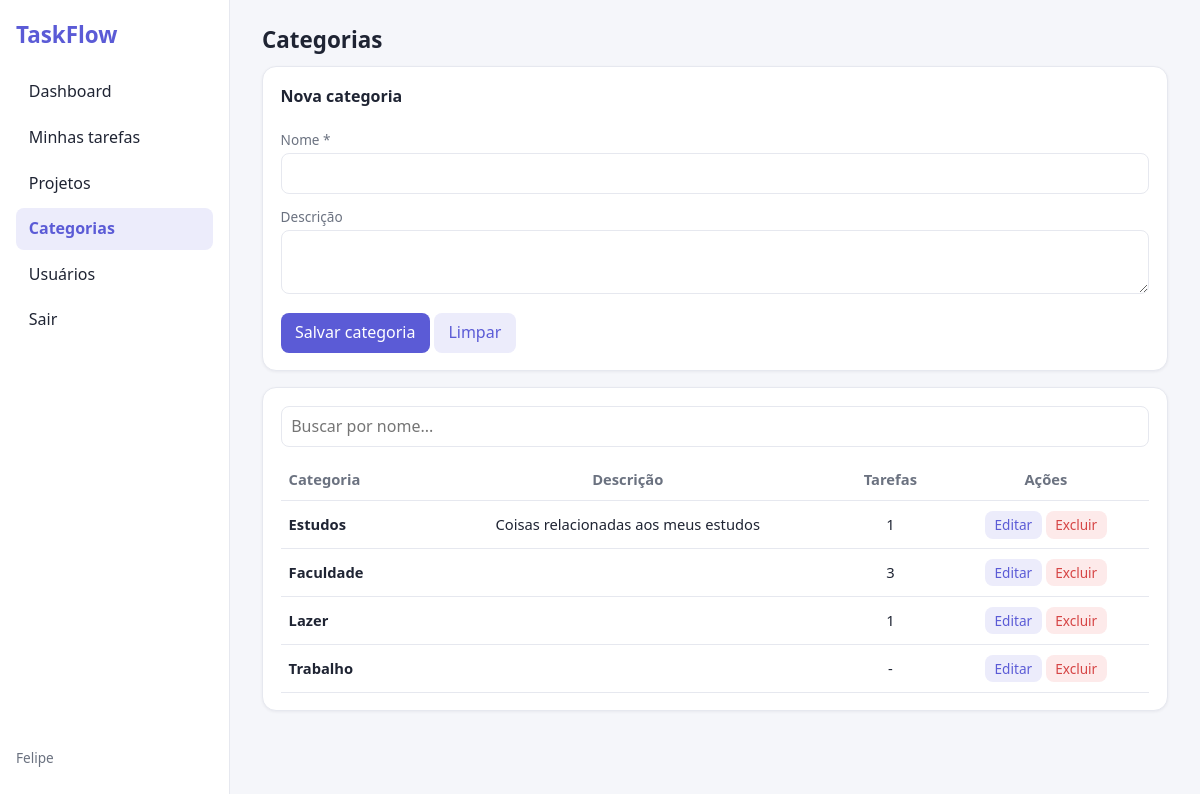
/view/categorias.php (signed in), run on the app's committed database.
### tables this page shows
CREATE TABLE `categorias` (
  `id` int(11) NOT NULL,
  `nome` varchar(50) NOT NULL,
  `descricao` varchar(255) DEFAULT NULL,
  `usuario_id` int(11) NOT NULL
);

### processamento/funcoesCategorias.php (called while the page is built, shortened)
<?php
function listarCategoriasDoUsuario($usuario_id){
  $conexao = conectarBD();
  $usuario_id = (int) $usuario_id;
  $consulta = "SELECT c.*, COUNT(t.id) AS total_tarefas
               FROM categorias c
               LEFT JOIN tarefas t ON t.categoria_id = c.id
               WHERE c.usuario_id = $usuario_id
               GROUP BY c.id
               ORDER BY c.nome";
  return mysqli_query($conexao, $consulta);
}
?>

### view/categorias.php (the view, shortened to what this page needs)
<?php
 require "../processamento/funcoesCategorias.php";
 $categoriaEditar = null;
 $categorias = listarCategoriasDoUsuario($_SESSION['usuario_id']);
?>
<!DOCTYPE html>
<html lang="pt-BR">
<head>
  <link rel="stylesheet" href="../css/base.css">
  <link rel="stylesheet" href="../css/categorias.css?v=3">
</head>
<body>
  <aside class="sidebar" id="sidebar">
    <h1 class="logo">TaskFlow</h1>
    <a href="dashboard.php">Dashboard</a>
    <a href="minhas-tarefas.php">Minhas tarefas</a>
    <a href="projetos.php">Projetos</a>
    <a href="categorias.php" class="ativo">Categorias</a>
    <a href="usuarios.php">Usuários</a>
    <a href="../processamento/sair.php" id="btnSair">Sair</a>
    <p class="usuario suave"><?php echo htmlspecialchars($_SESSION['usuario_nome']); ?></p>
  </aside>
  <main>
  <h2>Categorias</h2>
  <form id="formCategoria" class="card form" action="../processamento/processamentoCategorias.php" method="post">
    <h3 class="full" id="tituloForm"><?php echo $categoriaEditar ? 'Editar categoria' : 'Nova categoria'; ?></h3>
    <div class="full">
      <label for="cNome">Nome *</label>
      <input id="cNome" name="inputNome" required maxlength="50" value="<?php echo htmlspecialchars($categoriaEditar['nome'] ?? ''); ?>">
    </div>
    <div class="full">
      <label for="cDescricao">Descrição</label>
      <textarea id="cDescricao" name="inputDescricao" rows="2" maxlength="255"><?php echo htmlspecialchars($categoriaEditar['descricao'] ?? ''); ?></textarea>
    </div>
    <div class="full">
      <button type="submit" class="btn">Salvar categoria</button>
      <button type="reset" class="btn sec">Limpar</button>
    </div>
  </form>
  <div class="card">
    <div class="filtros"><input id="cBusca" placeholder="Buscar por nome..."></div>
    <div class="tabela">
      <table>
        <thead><tr><th>Categoria</th><th>Descrição</th><th>Tarefas</th><th class="col-acoes">Ações</th></tr></thead>
        <tbody id="corpoCategorias">
          <?php while ($c = mysqli_fetch_assoc($categorias)) { ?>
            <tr>
              <td><b><?php echo htmlspecialchars($c['nome']); ?></b></td>
              <td><?php echo htmlspecialchars($c['descricao'] ?? ''); ?></td>
              <td><?php echo $c['total_tarefas'] > 0 ? (int) $c['total_tarefas'] : '-'; ?></td>
              <td class="col-acoes">
                <a href="categorias.php?editar=<?php echo $c['id']; ?>" class="btn sec peq">Editar</a>
                <form action="../processamento/processamentoCategorias.php" method="post" style="display:inline">
                  <button class="btn perigo peq" data-confirmar="Excluir esta categoria?">Excluir</button>
                </form>
              </td>
            </tr>
          <?php } ?>
        </tbody>
      </table>
    </div>
  </div>
  </main>
</body>
</html>

### css/base.css (style rules this page uses)
:root { --cor: #5b5bd6; --cor-clara: #ececfb; --bg: #f5f6fa; --card: #fff; --borda: #e6e8ef; --texto: #1f2433; --suave: #6b7280; --ok: #2f9e6e; --alerta: #d98a1f; --erro: #d64545; }
* { box-sizing: border-box; }
body { margin: 0; font-family: "Segoe UI", system-ui, sans-serif; background: var(--bg); color: var(--texto); line-height: 1.45; }
h1, h2, h3 { margin: 0 0 .6rem; }
h2 { font-size: 1.4rem; }
h3 { font-size: 1rem; }
.suave { color: var(--suave); font-size: .85rem; }
.sidebar { position: fixed; inset: 0 auto 0 0; width: 230px; background: var(--card); border-right: 1px solid var(--borda); padding: 1.2rem 1rem; display: flex; flex-direction: column; gap: .2rem; z-index: 10; transition: transform .2s; }
.logo { color: var(--cor); font-size: 1.4rem; margin-bottom: 1rem; }
.sidebar a { padding: .6rem .8rem; border-radius: 8px; color: var(--texto); text-decoration: none; }
.sidebar a.ativo { background: var(--cor-clara); color: var(--cor); font-weight: 600; }
.sidebar .usuario { margin-top: auto; }
main { margin-left: 230px; padding: 1.5rem 2rem; }
.card { background: var(--card); border: 1px solid var(--borda); border-radius: 14px; padding: 1.1rem; box-shadow: 0 1px 3px rgba(20, 25, 50, .06); margin-bottom: 1rem; }
label { display: block; font-size: .85rem; color: var(--suave); margin-bottom: .2rem; }
input, select, textarea { width: 100%; padding: .5rem .6rem; border: 1px solid var(--borda); border-radius: 8px; font: inherit; background: #fff; }
.form { display: grid; grid-template-columns: repeat(auto-fit, minmax(220px, 1fr)); gap: .8rem; }
.form .full { grid-column: 1/-1; }
.btn { border: 0; border-radius: 8px; padding: .5rem .9rem; font: inherit; cursor: pointer; background: var(--cor); color: #fff; }
.btn.sec { background: var(--cor-clara); color: var(--cor); }
.btn.perigo { background: #fdeaea; color: var(--erro); }
.btn.peq { padding: .25rem .6rem; font-size: .85rem; }
a.btn { text-decoration: none; display: inline-block; }
.filtros { display: grid; grid-template-columns: repeat(auto-fit, minmax(160px, 1fr)); gap: .6rem; margin-bottom: .8rem; }
.tabela { overflow-x: auto; }
table { width: 100%; border-collapse: collapse; font-size: .92rem; }
th, td { text-align: left; padding: .6rem .5rem; border-bottom: 1px solid var(--borda); vertical-align: middle; }
th { color: var(--suave); font-weight: 600; }

### css/categorias.css (style rules this page uses)
th, td { text-align: center; }
th:first-child, td:first-child { text-align: left; }
.col-acoes { text-align: center; white-space: nowrap; }

### data on the page
categorias: nome "Estudos", descricao "Coisas relacionadas aos meus estudos", total_tarefas "1"
categorias: nome "Faculdade", total_tarefas "3"
categorias: nome "Lazer", total_tarefas "1"
categorias: nome "Trabalho"

### other printed values
$_SESSION['usuario_nome'] "Felipe"
